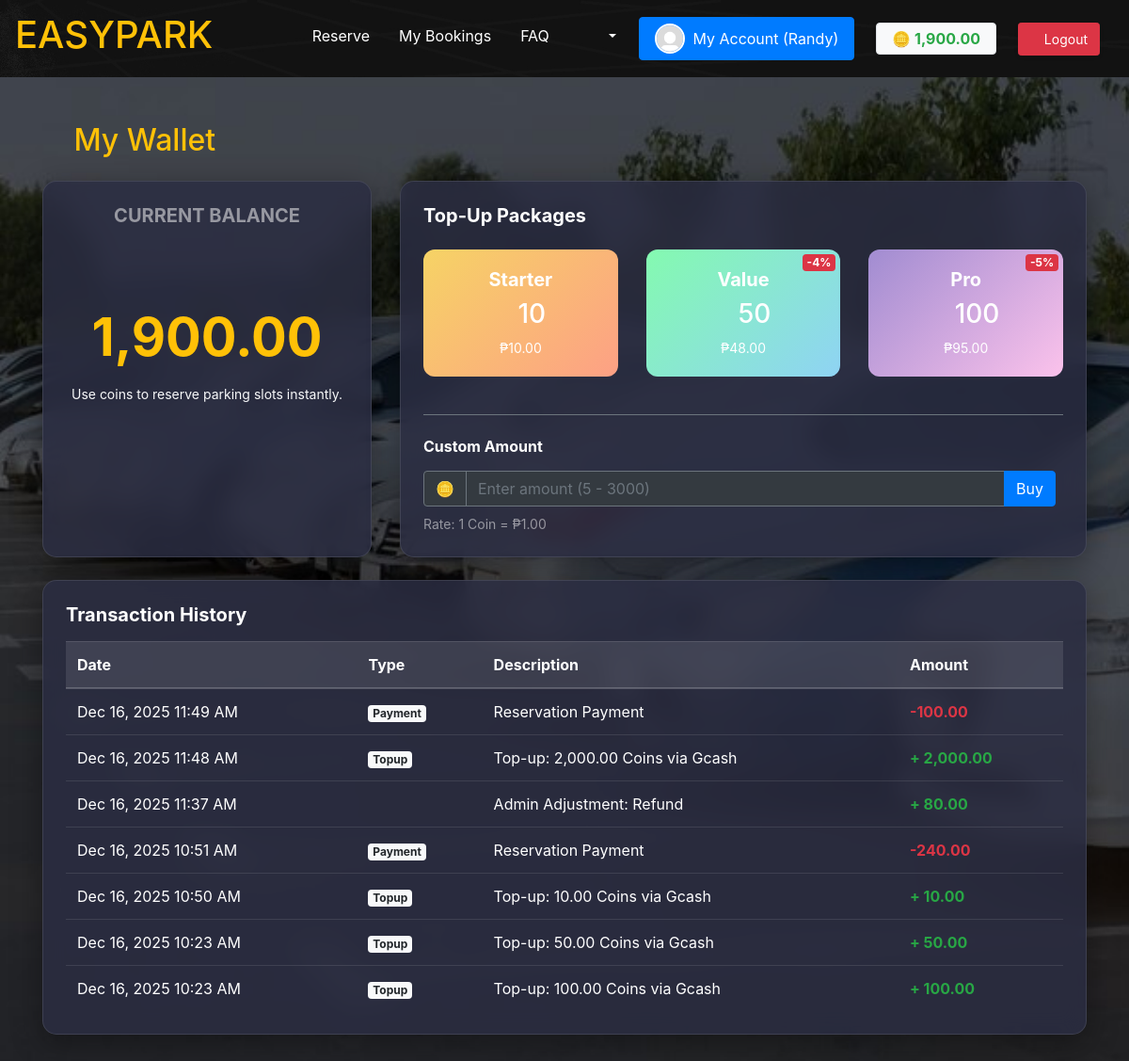
The app's page /wallet.php (signed in), older data.
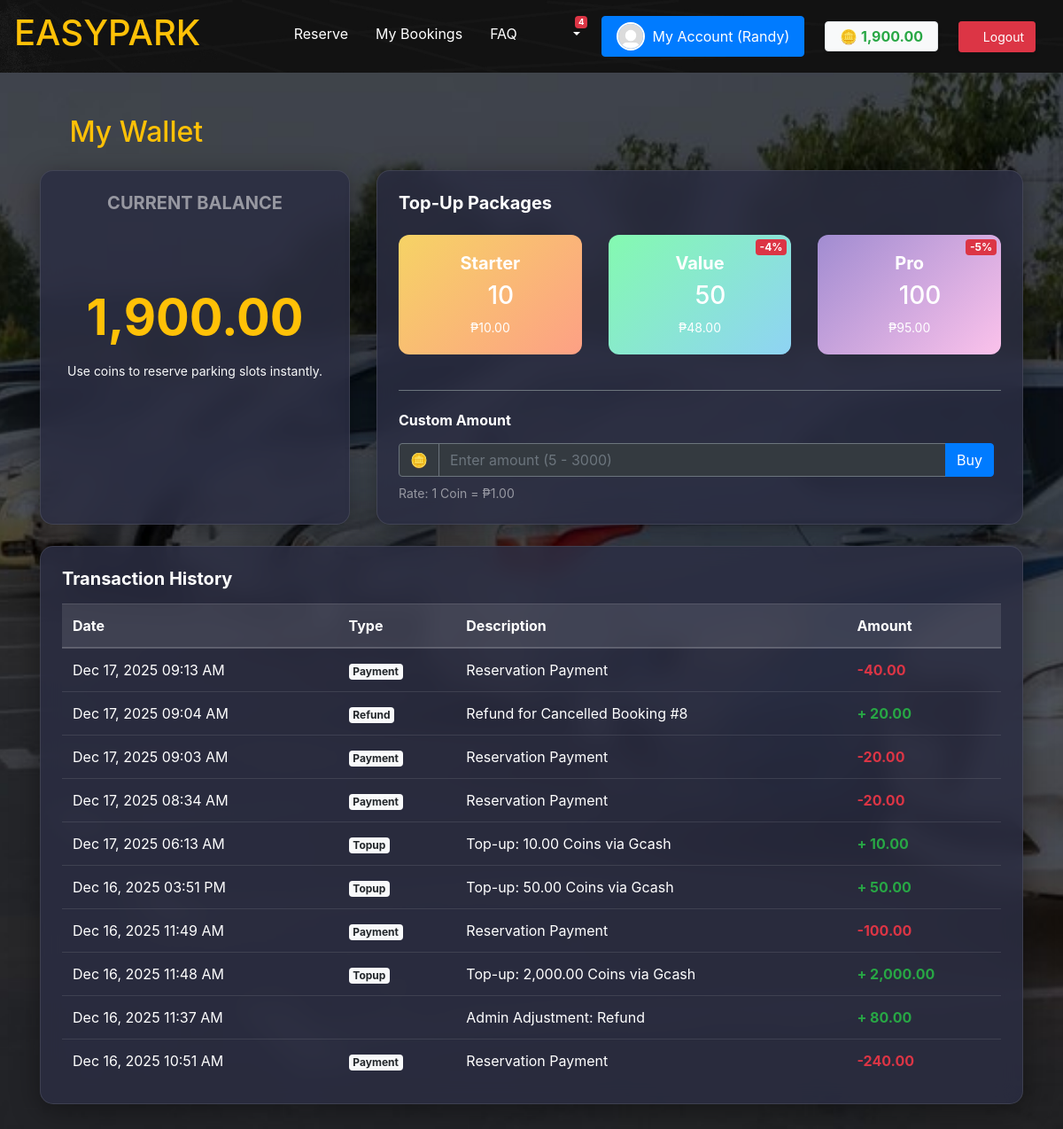
The same page, newer data.
### tables this page shows
CREATE TABLE `coin_transactions` (
  `transaction_id` int(11) NOT NULL,
  `user_id` int(11) NOT NULL,
  `amount` decimal(10,2) NOT NULL,
  `transaction_type` enum('topup','payment','refund','bonus') NOT NULL,
  `description` varchar(255) DEFAULT NULL,
  `transaction_date` timestamp NULL DEFAULT current_timestamp()
);

### includes/notifications.php (called while the page is built, shortened)
<?php
function countUnreadNotifications($pdo, $user_id)
{
    $stmt = $pdo->prepare("SELECT COUNT(*) FROM notifications WHERE user_id = ? AND is_read = 0");
    $stmt->execute([$user_id]);
    return (int) $stmt->fetchColumn();
}
?>

### wallet.php (the view, shortened to what the changed rows need)
<?php
require_once 'includes/db.php';
$user_id = $_SESSION['user_id'];
$stmt = $pdo->prepare("SELECT * FROM coin_transactions WHERE user_id = ? ORDER BY transaction_date DESC LIMIT 10");
$stmt->execute([$user_id]);
$transactions = $stmt->fetchAll(PDO::FETCH_ASSOC);
?>
<!DOCTYPE html>
<html lang="en">
<head>
    <link href="vendor/fontawesome-free/css/all.min.css" rel="stylesheet" type="text/css">
    <link href="css/bootstrap.min.css" rel="stylesheet">
</head>
<body class="bg-car">
    <?php include 'includes/client_navbar.php'; ?>
    <div class="container py-5">
        <h2 class="text-warning mb-4"><i class="fas fa-wallet"></i> My Wallet</h2>
        <div class="row">
            <div class="col-12">
                <div class="glass-panel p-4">
                    <div class="table-responsive">
                        <table class="table table-glass table-hover mb-0">
                            <thead>
                                <tr>
                                    <th>Date</th>
                                    <th>Type</th>
                                    <th>Description</th>
                                    <th>Amount</th>
                                </tr>
                            </thead>
                            <tbody>
                                <?php foreach ($transactions as $t): ?>
                                    <tr>
                                        <td><?= date('M d, Y h:i A', strtotime($t['transaction_date'])) ?></td>
                                        <td><span class="badge badge-light"><?= ucfirst($t['transaction_type']) ?></span>
                                        </td>
                                        <td><?= htmlspecialchars($t['description']) ?></td>
                                        <td
                                            class="<?= $t['amount'] >= 0 ? 'text-success' : 'text-danger' ?> font-weight-bold">
                                            <?= $t['amount'] >= 0 ? '+' : '' ?>     <?= number_format($t['amount'], 2) ?>
                                        </td>
                                    </tr>
                                <?php endforeach; ?>
                            </tbody>
                        </table>
                    </div>
                </div>
            </div>
        </div>
    </div>
    <?php include 'includes/footer.php'; ?>
</body>
</html>

### includes/client_navbar.php (shortened to what the changed rows need)
<?php
require_once __DIR__ . '/db.php';
if (isset($_SESSION['user_id'])) {
    $user_id = $_SESSION['user_id'];
}
?>
<nav id="navbar" class="navbar navbar-expand-lg bg-image-dark navbar-dark sticky-top w-100 px-3">
    <a id="opp" class="navbar-brand" href="index.php" data-toggle="tooltip" title="Back to Home"
        data-placement="bottom">
        <h1 class="custom-size 75rem">EASYPARK</h1>
    </a>
    <div class="collapse navbar-collapse justify-content-end" id="collapsibleNavbar">
        <ul id="opp" class="navbar-nav">
            <?php if (isset($_SESSION['user_id'])): ?>
                <?php
                require_once __DIR__ . '/notifications.php';
                $unreadCount = 0;
                if (isset($pdo)) {
                    $unreadCount = countUnreadNotifications($pdo, $_SESSION['user_id']);
                }
                ?>
                <li class="nav-item dropdown mr-3">
                    <a class="nav-link dropdown-toggle position-relative" href="#" id="alertsDropdown" role="button"
                        data-toggle="dropdown" aria-haspopup="true" aria-expanded="false" title="Notifications">
                        <i class="fas fa-bell fa-fw" style="font-size: 1.2rem;"></i>
                        <?php if ($unreadCount > 0): ?>
                            <span class="badge badge-danger badge-counter position-absolute"
                                style="top: 0; right: 0; font-size: 0.6rem;"><?= $unreadCount > 9 ? '9+' : $unreadCount ?></span>
                        <?php endif; ?>
                    </a>
                </li>
            <?php endif; ?>
        </ul>
    </div>
</nav>

Row changes from the older to the newer data that the page shows:
no longer on this page (row unchanged): coin_transactions: transaction_date "Dec 16, 2025 10:50 AM", transaction_type "Topup", description "Top-up: 10.00 Coins via Gcash", amount "10.00"
no longer on this page (row unchanged): coin_transactions: transaction_date "Dec 16, 2025 10:23 AM", transaction_type "Topup", description "Top-up: 50.00 Coins via Gcash", amount "50.00"
no longer on this page (row unchanged): coin_transactions: transaction_date "Dec 16, 2025 10:23 AM", transaction_type "Topup", description "Top-up: 100.00 Coins via Gcash", amount "100.00"
added coin_transactions: transaction_date "Dec 17, 2025 09:13 AM", transaction_type "Payment", description "Reservation Payment", amount "-40.00"
added coin_transactions: transaction_date "Dec 17, 2025 09:04 AM", transaction_type "Refund", description "Refund for Cancelled Booking #8", amount "20.00"
added coin_transactions: transaction_date "Dec 17, 2025 09:03 AM", transaction_type "Payment", description "Reservation Payment", amount "-20.00"
added coin_transactions: transaction_date "Dec 17, 2025 08:34 AM", transaction_type "Payment", description "Reservation Payment", amount "-20.00"
added coin_transactions: transaction_date "Dec 17, 2025 06:13 AM", transaction_type "Topup", description "Top-up: 10.00 Coins via Gcash", amount "10.00"
added coin_transactions: transaction_date "Dec 16, 2025 03:51 PM", transaction_type "Topup", description "Top-up: 50.00 Coins via Gcash", amount "50.00"
Text that changed along with them:
$unreadCount: (not shown) → "4"
